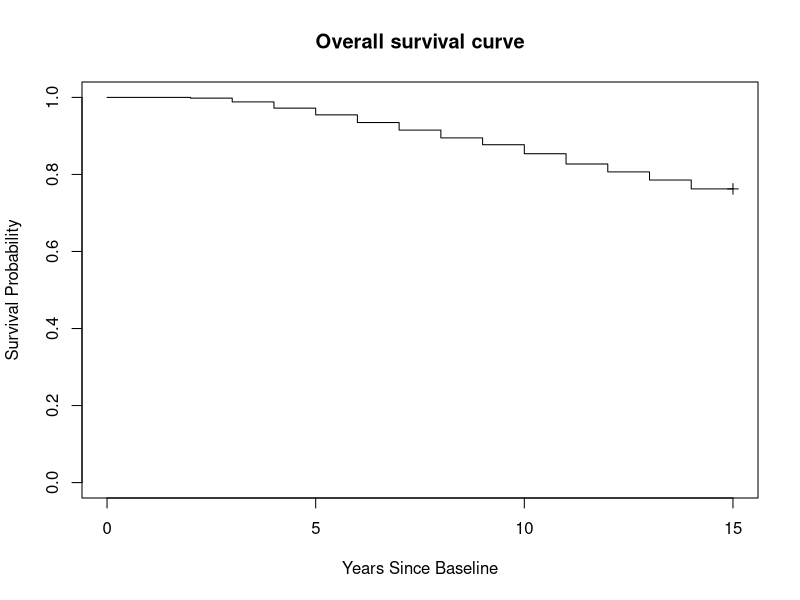
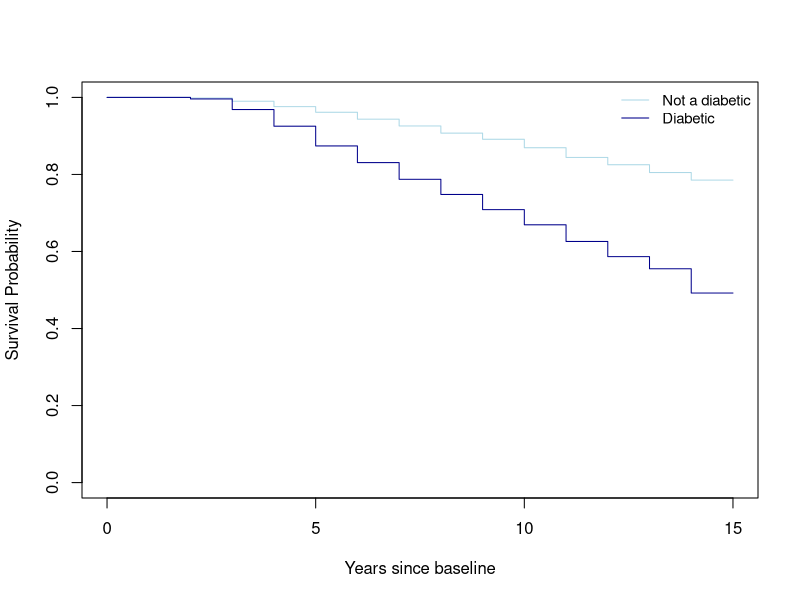
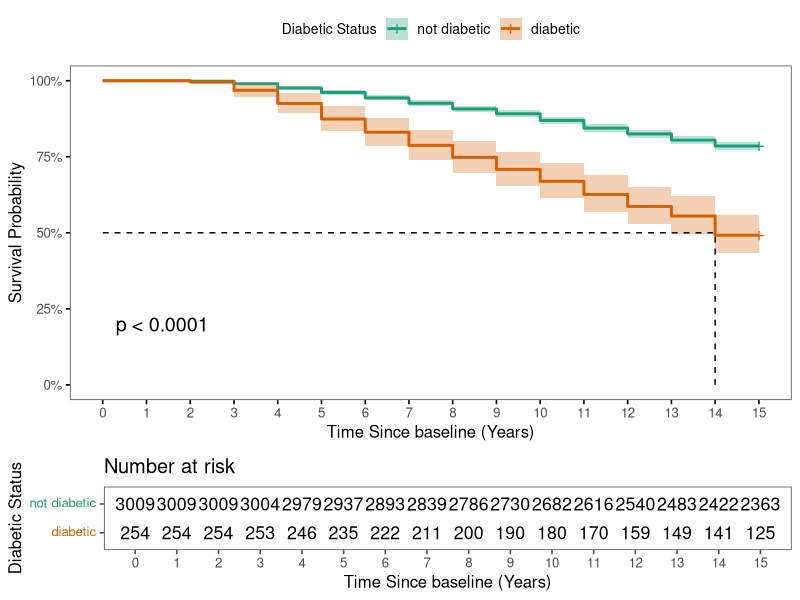
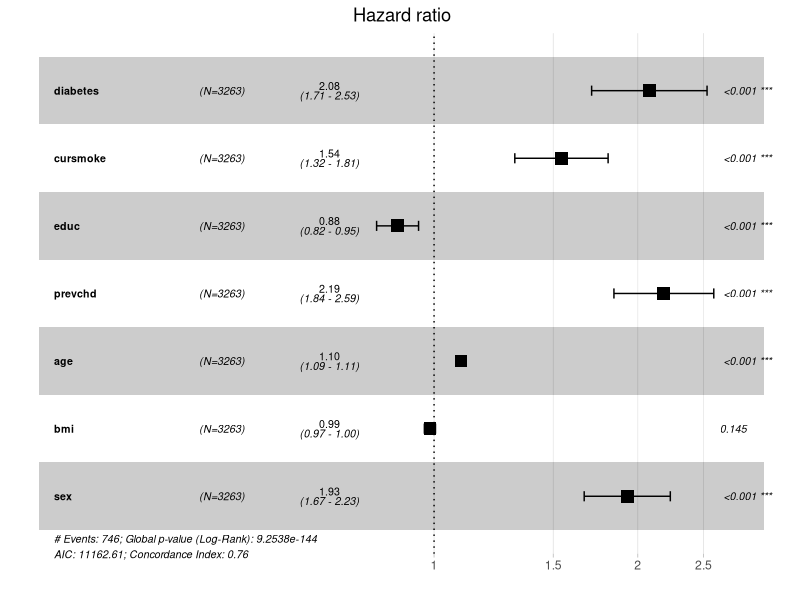

Generate these figures, in order, with R:

library(haven)
library(dplyr)
library(survival)
library(ggthemes)

FHS <- read_sav("posts/Survival Analysis/data/Cox Prop Hazard Regression Data.sav")

FHS_surv <- Surv(time = FHS$TimeDeathYears,
                 event = FHS$death)
summary(survfit(FHS_surv ~ 1))

plot(FHS_surv, 
     xlab = "Years Since Baseline",    # x-axis label
     ylab ="Survival Probability",   # y-axis label
     main = "Overall survival curve", # figure title
     ylim = c(0, 1),
     mark.time = TRUE,
     conf.int = FALSE
)

FHS_fit_db <- survfit(Surv(TimeDeathYears, death) ~ diabetes, data = FHS)

col_diabetes <- c("lightblue", "darkblue")

plot(
  FHS_fit_db,
  col = col_diabetes,
  xlab = "Years since baseline",
  ylab = "Survival Probability")
legend(
  "topright",
  legend = c("Not a diabetic","Diabetic"),
  col = col_diabetes,
  lty = 1,
  cex = .9,
  bty = "n")

survminer::ggsurvplot(
  FHS_fit_db, 
  data = FHS,          # again specify the data used to fit linelistsurv_fit_sex 
  conf.int = TRUE,              # do not show confidence interval of KM estimates
  surv.scale = "percent",        # present probabilities in the y axis in %
  break.time.by = 1,            # present the time axis with an increment of 10 days
  xlab = "Time Since baseline (Years)",
  ylab = "Survival Probability",
  pval = T,# print p-value at these plot coordinates
  risk.table = T,                # print the risk table at bottom 
  legend.title = "Diabetic Status",       # legend characteristics
  legend.labs = c("not diabetic","diabetic"),
  font.legend = 10, 
  palette = "Dark2",             # specify color palette 
  surv.median.line = "hv",       # draw horizontal and vertical lines to the median survivals
  ggtheme = theme_few()       # simplify plot background
)

FHS_cox <-  coxph(
  Surv(TimeDeathYears, death) ~ diabetes + cursmoke + diabetes + 
    educ + prevchd + age + bmi + sex,
  data = FHS
)

summary(FHS_cox)

survminer::ggforest(FHS_cox, data = FHS)
